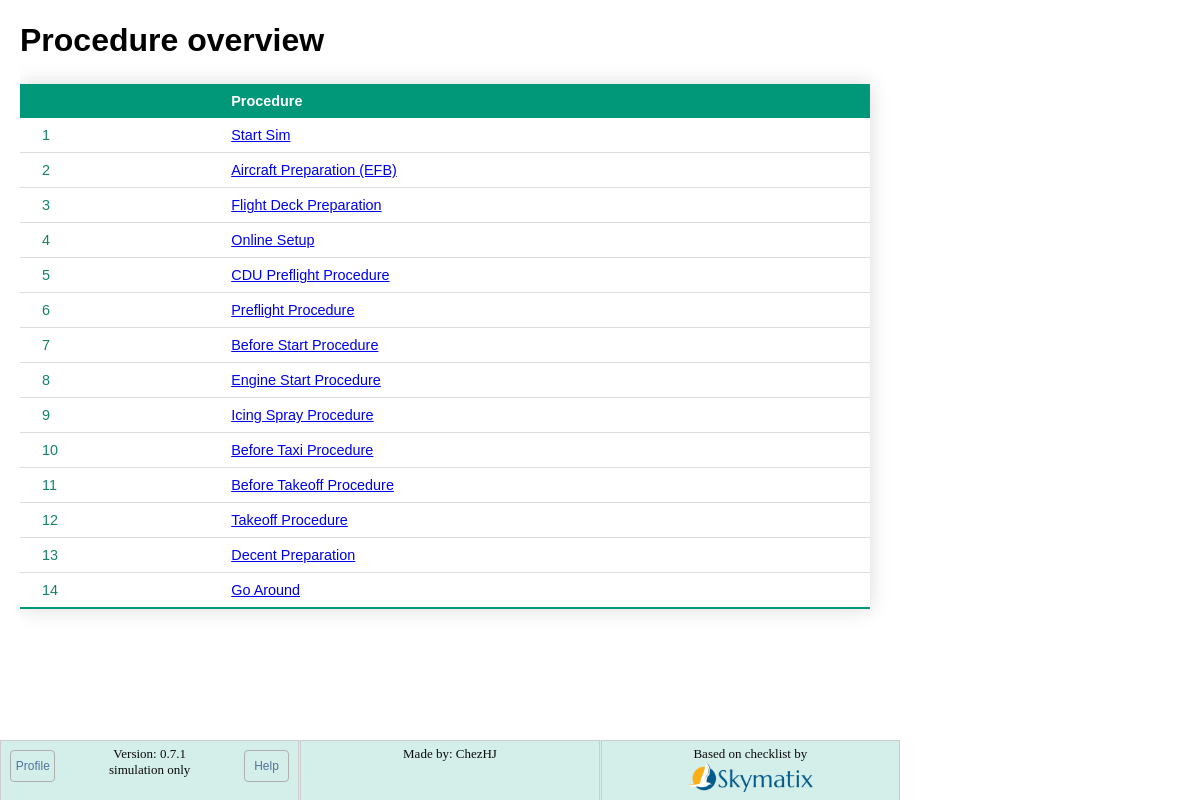
Page /procedures/ on the committed database.
### checklist/models.py (models this page shows, shortened)
class Procedure(models.Model):
    title = models.CharField(max_length=40)
    step = models.PositiveIntegerField()
    slug = models.SlugField(unique=True)
    def get_absolute_url(self):
        return reverse("checklist:detail", kwargs={"slug": self.slug})

### checklist/views.py (the view)
# urls.py: path("procedures/", views.IndexView.as_view(), name="index"),
class IndexView(generic.ListView):
    template_name = "checklist/index.html"
    context_object_name = "procedure_list"
    def get_queryset(self):
        return Procedure.objects.order_by("step")

### checklist/templatetags/environment_tags.py (called while the page is built)
@register.filter
def setting(key):
    return getattr(conf_settings, key, None)

### checklist/templates/checklist/index.html (shortened to what this page needs)
{% extends "checklist/base.html" %}
{% block content %}
    <h1 class="styled-text">Procedure overview</h1>
    {% if procedure_list %}
        <table id="Table1" class="styled-table">
            <thead>
                <tr>
                    <th>&nbsp;</th>
                    <th>Procedure</th>
                </tr>
            </thead>
            <tbody>
                {% for proc in procedure_list %}
                    <tr>
                        <td>{{ forloop.counter }}</td>
                        <td>
                            <a href="{{ proc.get_absolute_url }} ">{{ proc.title }}</a>
                        </td>
                    </tr>
                {% endfor %}
            </tbody>
        </table>
    {% else %}
        <p>No items are available.</p>
    {% endif %}
{% endblock content %}

### checklist/static/checklist/style.css (style rules this page uses)
.styled-text { font-family: sans-serif; width: fit-content; }
.styled-table { border-collapse: collapse; margin: 25px 0; font-size: 0.9em; font-family: sans-serif; min-width: 850px; color: #14816b; box-shadow: 0 0 20px rgba(0, 0, 0, 0.15); }
.styled-table thead tr { background-color: #009879; color: #ffffff; text-align: left; }
.styled-table th, .styled-table td { padding: 9px 22px; }
.styled-table tbody tr { border-bottom: 1px solid #dddddd; }
.styled-table tbody tr:last-of-type { border-bottom: 2px solid #009879; }
.body { height: 100%; width: 100%; min-width: 900px; margin: 0; overflow: auto; }

### rows in the picture
Procedure: title "Start Sim"
Procedure: title "Aircraft Preparation (EFB)"
Procedure: title "Flight Deck Preparation"
Procedure: title "Online Setup"
Procedure: title "CDU Preflight Procedure"
Procedure: title "Preflight Procedure"
Procedure: title "Before Start Procedure"
Procedure: title "Engine Start Procedure"
Procedure: title "Icing Spray Procedure"
Procedure: title "Before Taxi Procedure"
Procedure: title "Before Takeoff Procedure"
Procedure: title "Takeoff Procedure"
Procedure: title "Decent Preparation"
Procedure: title "Go Around"

### other values in the picture
{{ 'VERSION'|setting }} "0.7.1"
